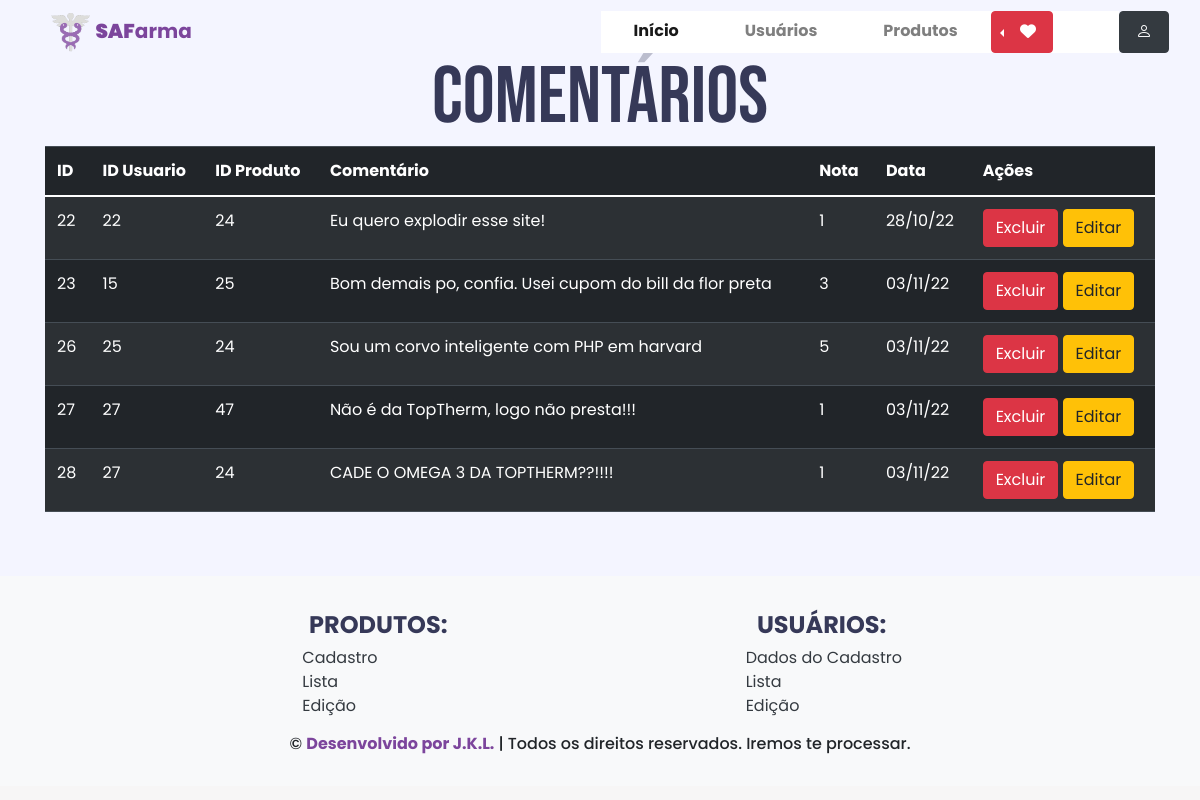
Page /comentarios/lista.php on the committed database.
### tables this page shows
CREATE TABLE comentario(
id INTEGER PRIMARY KEY AUTOINCREMENT,
id_usuario INTEGER,
id_produto INTEGER,
nota INTEGER,
comentario TEXT,
data TEXT,
FOREIGN KEY (id_usuario) REFERENCES usuarios(id),
FOREIGN KEY (id_produto) REFERENCES produtos(id));

### comentarios/lista.php (the view, shortened to what this page needs)
<?php
include '../configuracao/conexao.php';
$selecionarComentarios=" SELECT * FROM comentario";
$comentarios = $db->query($selecionarComentarios);
include '../componentes/header.php';
?>
<div class="container">
 <div class="row">
  <div class="col-12">
    <h1 class="text-center text-black">
			Comentários
		</h1>
	</div>
 </div>
<div class="row">
 <div class="col-12">
   <table class="table table-striped table-dark">
      <thead>
				<tr>
				 <th scope="col">ID</th>
				 <th scope="col">ID Usuario</th>
				 <th scope="col">ID Produto</th>
				 <th scope="col">Comentário</th>
			   <th scope="col">Nota</th>
				 <th scope="col">Data</th>
				 <th scope="col">Ações</th>
				</tr>
			</thead>
      <tbody>
				<?php
          if($comentarios->fetchArray()){
						while ($comentario = $comentarios->fetchArray()){
							?>
							<tr>
								<td scope="row"><?php echo $comentario['id']; ?></td>
								<td scope="row"><?php echo $comentario['id_usuario']; ?></td>
								<td scope="row"><?php echo $comentario['id_produto']; ?></td>
								<td scope="row"><?php echo $comentario['comentario']; ?></td>
								<td scope="row"><?php echo $comentario['nota']; ?></td>
								<td scope="row"><?php echo $comentario['data']; ?></td>
								<td>
									<a href="delete.php?u_id=<?php echo $comentario['id'];?>" class="btn btn-danger">Excluir</a>
									<a href="editar.php?u_id=<?php echo $comentario['id'];?>" class="btn btn-warning">Editar</a>
								</td>
							</tr>
				<?php
						}
					}
        ?>
			 </tbody>
	  </table>
   </div>
  </div>
 </div>
<?php
include '../componentes/footer.php';
?>

### assets/newstyle.css (style rules this page uses)
body { font-family: 'Poppins', sans-serif; margin: 0px; box-sizing: border-box; }
div { display: block; }
h1 { font-family: 'Bebas Neue', sans-serif; font-size: 80px; color: #363958; padding: 0px; margin: 0px; }
body { background-color: #f7f6f6 }
body { overflow-x:hidden; }

### rows in the picture
comentario: id "22", id_usuario "22", id_produto "24", comentario "Eu quero explodir esse site!", nota "1", data "28/10/22"
comentario: id "23", id_usuario "15", id_produto "25", comentario "Bom demais po, confia. Usei cupom do bill da flor preta", nota "3", data "03/11/22"
comentario: id "26", id_usuario "25", id_produto "24", comentario "Sou um corvo inteligente com PHP em harvard", nota "5", data "03/11/22"
comentario: id "27", id_usuario "27", id_produto "47", comentario "Não é da TopTherm, logo não presta!!!", nota "1", data "03/11/22"
comentario: id "28", id_usuario "27", id_produto "24", comentario "CADE O OMEGA 3 DA TOPTHERM??!!!!", nota "1", data "03/11/22"
